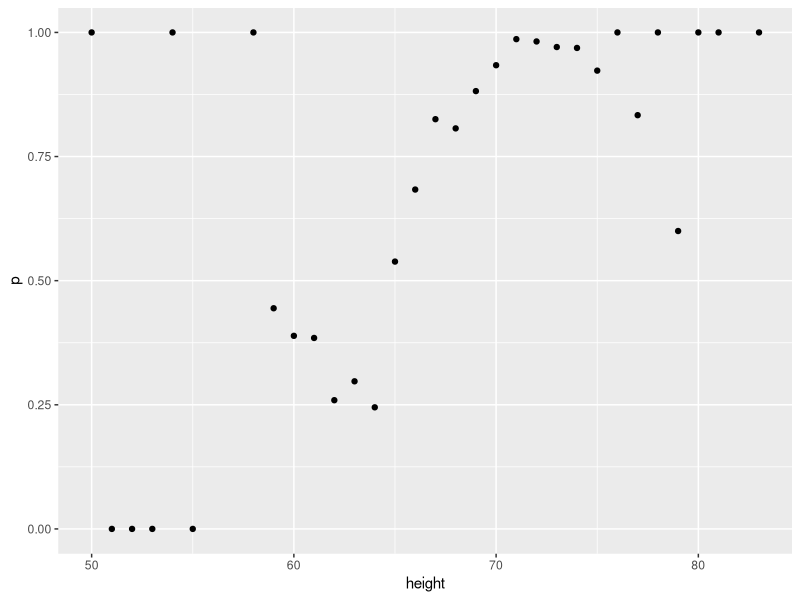

The R source for this figure:
library(caret)
library(tidyverse)
library(dslabs)
library(dplyr)
library(ggrepel)
library(lubridate)


data("heights")
# MISSING CODE
heights %>% mutate(height = round(height)) %>% group_by(height) %>% summarize(p = mean(sex == "Male")) %>% qplot(height, p, data =.)
#
